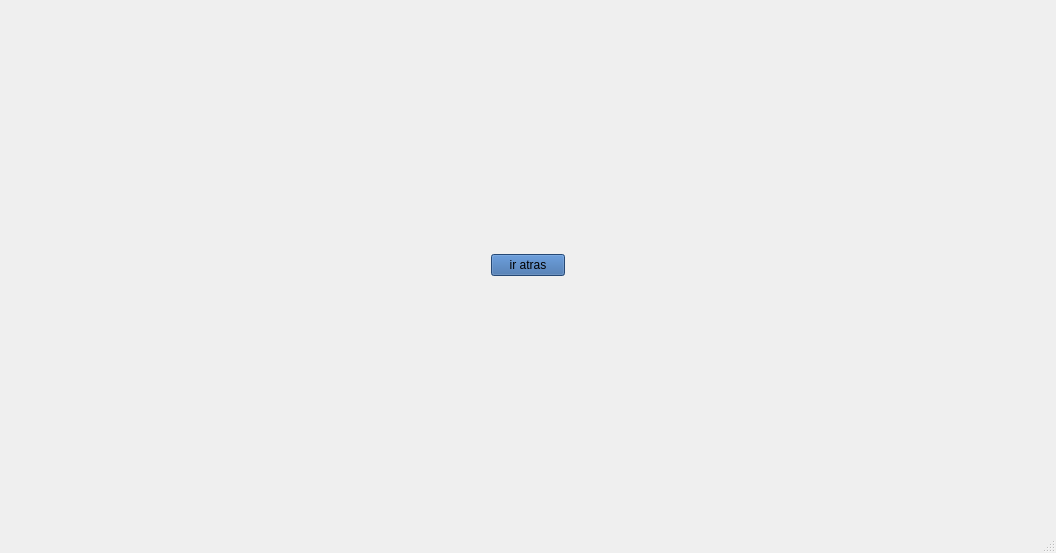
<?xml version="1.0" encoding="UTF-8"?>
<ui version="4.0">
 <class>MainWindow</class>
 <widget class="QMainWindow" name="MainWindow">
  <property name="geometry">
   <rect>
    <x>0</x>
    <y>0</y>
    <width>1056</width>
    <height>553</height>
   </rect>
  </property>
  <property name="windowTitle">
   <string>MainWindow</string>
  </property>
  <widget class="QWidget" name="centralwidget">
   <layout class="QGridLayout" name="gridLayout_2">
    <item row="1" column="0">
     <layout class="QVBoxLayout" name="contentVLayout"/>
    </item>
    <item row="1" column="1">
     <layout class="QGridLayout" name="mapGrd">
      <property name="spacing">
       <number>1</number>
      </property>
     </layout>
    </item>
    <item row="0" column="1">
     <layout class="QGridLayout" name="XGrd"/>
    </item>
    <item row="0" column="0">
     <widget class="QPushButton" name="go_back">
      <property name="maximumSize">
       <size>
        <width>74</width>
        <height>16777215</height>
       </size>
      </property>
      <property name="styleSheet">
       <string notr="true">background-color: rgb(52, 101, 164);</string>
      </property>
      <property name="text">
       <string>ir atras</string>
      </property>
      <property name="icon">
       <iconset>
        <normaloff>go-back.png</normaloff>go-back.png</iconset>
      </property>
     </widget>
    </item>
   </layout>
  </widget>
  <widget class="QStatusBar" name="statusbar"/>
 </widget>
 <resources/>
 <connections/>
</ui>
